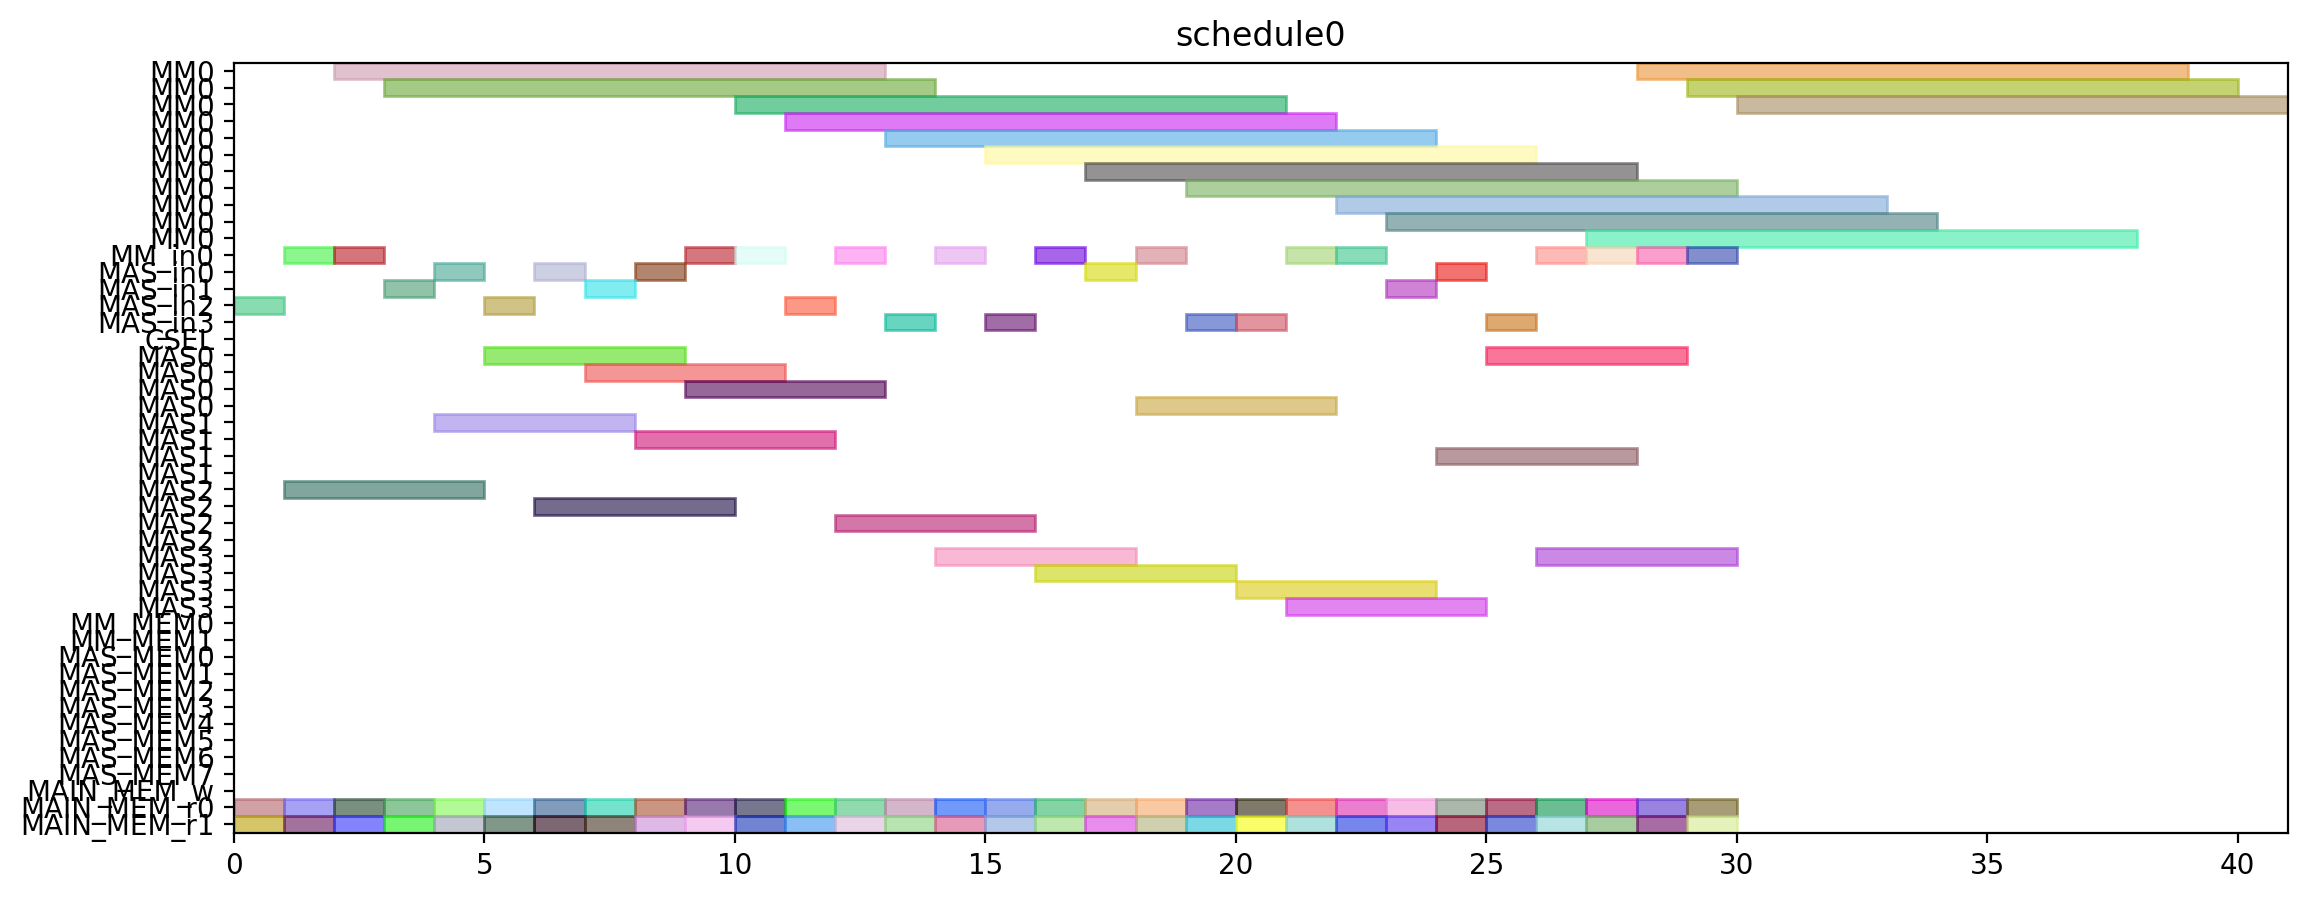

Here is the Python script that generated this plot:
from pyschedule import Scenario, solvers, plotters, alt


def solve():
	horizon = 120
	S = Scenario("schedule0", horizon=horizon)

	# resource
	MM = S.Resources('MM', num=1, size=11)
	MM_in = S.Resources('MM_in', num=1)
	MAS_in = S.Resources('MAS_in', num=4)
	CSEL = S.Resource('CSEL')
	MAS = S.Resources('MAS', num=4, size=4, periods=range(1, horizon))
	MM_MEM = S.Resources('MM_MEM', num=2)
	MAS_MEM = S.Resources('MAS_MEM', num=8)
	MAIN_MEM_w = S.Resource('MAIN_MEM_w', size=1)
	MAIN_MEM_r = S.Resources('MAIN_MEM_r', num=2)

	# result of previous scheduling

	# new tasks
	r1_t0 = S.Task('r1_t0', length=11, delay_cost=1)
	r1_t0 += alt(MM)
	r1_t0_in = S.Task('r1_t0_in', length=1, delay_cost=1)
	r1_t0_in += alt(MM_in)
	S += r1_t0_in*MM_in[0]<=r1_t0*MM[0]
	r1_t0_mem0 = S.Task('r1_t0_mem0', length=1, delay_cost=1)
	r1_t0_mem0 += MAIN_MEM_r[0]
	S += r1_t0_mem0 <= r1_t0

	r1_t0_mem1 = S.Task('r1_t0_mem1', length=1, delay_cost=1)
	r1_t0_mem1 += MAIN_MEM_r[1]
	S += r1_t0_mem1 <= r1_t0

	r1_t1 = S.Task('r1_t1', length=11, delay_cost=1)
	r1_t1 += alt(MM)
	r1_t1_in = S.Task('r1_t1_in', length=1, delay_cost=1)
	r1_t1_in += alt(MM_in)
	S += r1_t1_in*MM_in[0]<=r1_t1*MM[0]
	r1_t1_mem0 = S.Task('r1_t1_mem0', length=1, delay_cost=1)
	r1_t1_mem0 += MAIN_MEM_r[0]
	S += r1_t1_mem0 <= r1_t1

	r1_t1_mem1 = S.Task('r1_t1_mem1', length=1, delay_cost=1)
	r1_t1_mem1 += MAIN_MEM_r[1]
	S += r1_t1_mem1 <= r1_t1

	r1_t2 = S.Task('r1_t2', length=4, delay_cost=1)
	r1_t2 += alt(MAS)
	r1_t2_in = S.Task('r1_t2_in', length=1, delay_cost=1)
	r1_t2_in += alt(MAS_in)
	S += r1_t2_in*MAS_in[0]<=r1_t2*MAS[0]

	S += r1_t2_in*MAS_in[1]<=r1_t2*MAS[1]

	S += r1_t2_in*MAS_in[2]<=r1_t2*MAS[2]

	S += r1_t2_in*MAS_in[3]<=r1_t2*MAS[3]

	r1_t2_mem0 = S.Task('r1_t2_mem0', length=1, delay_cost=1)
	r1_t2_mem0 += MAIN_MEM_r[0]
	S += r1_t2_mem0 <= r1_t2

	r1_t2_mem1 = S.Task('r1_t2_mem1', length=1, delay_cost=1)
	r1_t2_mem1 += MAIN_MEM_r[1]
	S += r1_t2_mem1 <= r1_t2

	r1_t3 = S.Task('r1_t3', length=4, delay_cost=1)
	r1_t3 += alt(MAS)
	r1_t3_in = S.Task('r1_t3_in', length=1, delay_cost=1)
	r1_t3_in += alt(MAS_in)
	S += r1_t3_in*MAS_in[0]<=r1_t3*MAS[0]

	S += r1_t3_in*MAS_in[1]<=r1_t3*MAS[1]

	S += r1_t3_in*MAS_in[2]<=r1_t3*MAS[2]

	S += r1_t3_in*MAS_in[3]<=r1_t3*MAS[3]

	r1_t3_mem0 = S.Task('r1_t3_mem0', length=1, delay_cost=1)
	r1_t3_mem0 += MAIN_MEM_r[0]
	S += r1_t3_mem0 <= r1_t3

	r1_t3_mem1 = S.Task('r1_t3_mem1', length=1, delay_cost=1)
	r1_t3_mem1 += MAIN_MEM_r[1]
	S += r1_t3_mem1 <= r1_t3

	r3_t0 = S.Task('r3_t0', length=11, delay_cost=1)
	r3_t0 += alt(MM)
	r3_t0_in = S.Task('r3_t0_in', length=1, delay_cost=1)
	r3_t0_in += alt(MM_in)
	S += r3_t0_in*MM_in[0]<=r3_t0*MM[0]
	r3_t0_mem0 = S.Task('r3_t0_mem0', length=1, delay_cost=1)
	r3_t0_mem0 += MAIN_MEM_r[0]
	S += r3_t0_mem0 <= r3_t0

	r3_t0_mem1 = S.Task('r3_t0_mem1', length=1, delay_cost=1)
	r3_t0_mem1 += MAIN_MEM_r[1]
	S += r3_t0_mem1 <= r3_t0

	r3_t1 = S.Task('r3_t1', length=11, delay_cost=1)
	r3_t1 += alt(MM)
	r3_t1_in = S.Task('r3_t1_in', length=1, delay_cost=1)
	r3_t1_in += alt(MM_in)
	S += r3_t1_in*MM_in[0]<=r3_t1*MM[0]
	r3_t1_mem0 = S.Task('r3_t1_mem0', length=1, delay_cost=1)
	r3_t1_mem0 += MAIN_MEM_r[0]
	S += r3_t1_mem0 <= r3_t1

	r3_t1_mem1 = S.Task('r3_t1_mem1', length=1, delay_cost=1)
	r3_t1_mem1 += MAIN_MEM_r[1]
	S += r3_t1_mem1 <= r3_t1

	r3_t2 = S.Task('r3_t2', length=4, delay_cost=1)
	r3_t2 += alt(MAS)
	r3_t2_in = S.Task('r3_t2_in', length=1, delay_cost=1)
	r3_t2_in += alt(MAS_in)
	S += r3_t2_in*MAS_in[0]<=r3_t2*MAS[0]

	S += r3_t2_in*MAS_in[1]<=r3_t2*MAS[1]

	S += r3_t2_in*MAS_in[2]<=r3_t2*MAS[2]

	S += r3_t2_in*MAS_in[3]<=r3_t2*MAS[3]

	r3_t2_mem0 = S.Task('r3_t2_mem0', length=1, delay_cost=1)
	r3_t2_mem0 += MAIN_MEM_r[0]
	S += r3_t2_mem0 <= r3_t2

	r3_t2_mem1 = S.Task('r3_t2_mem1', length=1, delay_cost=1)
	r3_t2_mem1 += MAIN_MEM_r[1]
	S += r3_t2_mem1 <= r3_t2

	r3_t3 = S.Task('r3_t3', length=4, delay_cost=1)
	r3_t3 += alt(MAS)
	r3_t3_in = S.Task('r3_t3_in', length=1, delay_cost=1)
	r3_t3_in += alt(MAS_in)
	S += r3_t3_in*MAS_in[0]<=r3_t3*MAS[0]

	S += r3_t3_in*MAS_in[1]<=r3_t3*MAS[1]

	S += r3_t3_in*MAS_in[2]<=r3_t3*MAS[2]

	S += r3_t3_in*MAS_in[3]<=r3_t3*MAS[3]

	r3_t3_mem0 = S.Task('r3_t3_mem0', length=1, delay_cost=1)
	r3_t3_mem0 += MAIN_MEM_r[0]
	S += r3_t3_mem0 <= r3_t3

	r3_t3_mem1 = S.Task('r3_t3_mem1', length=1, delay_cost=1)
	r3_t3_mem1 += MAIN_MEM_r[1]
	S += r3_t3_mem1 <= r3_t3

	r4_t0 = S.Task('r4_t0', length=11, delay_cost=1)
	r4_t0 += alt(MM)
	r4_t0_in = S.Task('r4_t0_in', length=1, delay_cost=1)
	r4_t0_in += alt(MM_in)
	S += r4_t0_in*MM_in[0]<=r4_t0*MM[0]
	r4_t0_mem0 = S.Task('r4_t0_mem0', length=1, delay_cost=1)
	r4_t0_mem0 += MAIN_MEM_r[0]
	S += r4_t0_mem0 <= r4_t0

	r4_t0_mem1 = S.Task('r4_t0_mem1', length=1, delay_cost=1)
	r4_t0_mem1 += MAIN_MEM_r[1]
	S += r4_t0_mem1 <= r4_t0

	r4_t1 = S.Task('r4_t1', length=11, delay_cost=1)
	r4_t1 += alt(MM)
	r4_t1_in = S.Task('r4_t1_in', length=1, delay_cost=1)
	r4_t1_in += alt(MM_in)
	S += r4_t1_in*MM_in[0]<=r4_t1*MM[0]
	r4_t1_mem0 = S.Task('r4_t1_mem0', length=1, delay_cost=1)
	r4_t1_mem0 += MAIN_MEM_r[0]
	S += r4_t1_mem0 <= r4_t1

	r4_t1_mem1 = S.Task('r4_t1_mem1', length=1, delay_cost=1)
	r4_t1_mem1 += MAIN_MEM_r[1]
	S += r4_t1_mem1 <= r4_t1

	r4_t2 = S.Task('r4_t2', length=4, delay_cost=1)
	r4_t2 += alt(MAS)
	r4_t2_in = S.Task('r4_t2_in', length=1, delay_cost=1)
	r4_t2_in += alt(MAS_in)
	S += r4_t2_in*MAS_in[0]<=r4_t2*MAS[0]

	S += r4_t2_in*MAS_in[1]<=r4_t2*MAS[1]

	S += r4_t2_in*MAS_in[2]<=r4_t2*MAS[2]

	S += r4_t2_in*MAS_in[3]<=r4_t2*MAS[3]

	r4_t2_mem0 = S.Task('r4_t2_mem0', length=1, delay_cost=1)
	r4_t2_mem0 += MAIN_MEM_r[0]
	S += r4_t2_mem0 <= r4_t2

	r4_t2_mem1 = S.Task('r4_t2_mem1', length=1, delay_cost=1)
	r4_t2_mem1 += MAIN_MEM_r[1]
	S += r4_t2_mem1 <= r4_t2

	r4_t3 = S.Task('r4_t3', length=4, delay_cost=1)
	r4_t3 += alt(MAS)
	r4_t3_in = S.Task('r4_t3_in', length=1, delay_cost=1)
	r4_t3_in += alt(MAS_in)
	S += r4_t3_in*MAS_in[0]<=r4_t3*MAS[0]

	S += r4_t3_in*MAS_in[1]<=r4_t3*MAS[1]

	S += r4_t3_in*MAS_in[2]<=r4_t3*MAS[2]

	S += r4_t3_in*MAS_in[3]<=r4_t3*MAS[3]

	r4_t3_mem0 = S.Task('r4_t3_mem0', length=1, delay_cost=1)
	r4_t3_mem0 += MAIN_MEM_r[0]
	S += r4_t3_mem0 <= r4_t3

	r4_t3_mem1 = S.Task('r4_t3_mem1', length=1, delay_cost=1)
	r4_t3_mem1 += MAIN_MEM_r[1]
	S += r4_t3_mem1 <= r4_t3

	r5_t0 = S.Task('r5_t0', length=11, delay_cost=1)
	r5_t0 += alt(MM)
	r5_t0_in = S.Task('r5_t0_in', length=1, delay_cost=1)
	r5_t0_in += alt(MM_in)
	S += r5_t0_in*MM_in[0]<=r5_t0*MM[0]
	r5_t0_mem0 = S.Task('r5_t0_mem0', length=1, delay_cost=1)
	r5_t0_mem0 += MAIN_MEM_r[0]
	S += r5_t0_mem0 <= r5_t0

	r5_t0_mem1 = S.Task('r5_t0_mem1', length=1, delay_cost=1)
	r5_t0_mem1 += MAIN_MEM_r[1]
	S += r5_t0_mem1 <= r5_t0

	r5_t1 = S.Task('r5_t1', length=11, delay_cost=1)
	r5_t1 += alt(MM)
	r5_t1_in = S.Task('r5_t1_in', length=1, delay_cost=1)
	r5_t1_in += alt(MM_in)
	S += r5_t1_in*MM_in[0]<=r5_t1*MM[0]
	r5_t1_mem0 = S.Task('r5_t1_mem0', length=1, delay_cost=1)
	r5_t1_mem0 += MAIN_MEM_r[0]
	S += r5_t1_mem0 <= r5_t1

	r5_t1_mem1 = S.Task('r5_t1_mem1', length=1, delay_cost=1)
	r5_t1_mem1 += MAIN_MEM_r[1]
	S += r5_t1_mem1 <= r5_t1

	r5_t2 = S.Task('r5_t2', length=4, delay_cost=1)
	r5_t2 += alt(MAS)
	r5_t2_in = S.Task('r5_t2_in', length=1, delay_cost=1)
	r5_t2_in += alt(MAS_in)
	S += r5_t2_in*MAS_in[0]<=r5_t2*MAS[0]

	S += r5_t2_in*MAS_in[1]<=r5_t2*MAS[1]

	S += r5_t2_in*MAS_in[2]<=r5_t2*MAS[2]

	S += r5_t2_in*MAS_in[3]<=r5_t2*MAS[3]

	r5_t2_mem0 = S.Task('r5_t2_mem0', length=1, delay_cost=1)
	r5_t2_mem0 += MAIN_MEM_r[0]
	S += r5_t2_mem0 <= r5_t2

	r5_t2_mem1 = S.Task('r5_t2_mem1', length=1, delay_cost=1)
	r5_t2_mem1 += MAIN_MEM_r[1]
	S += r5_t2_mem1 <= r5_t2

	r5_t3 = S.Task('r5_t3', length=4, delay_cost=1)
	r5_t3 += alt(MAS)
	r5_t3_in = S.Task('r5_t3_in', length=1, delay_cost=1)
	r5_t3_in += alt(MAS_in)
	S += r5_t3_in*MAS_in[0]<=r5_t3*MAS[0]

	S += r5_t3_in*MAS_in[1]<=r5_t3*MAS[1]

	S += r5_t3_in*MAS_in[2]<=r5_t3*MAS[2]

	S += r5_t3_in*MAS_in[3]<=r5_t3*MAS[3]

	r5_t3_mem0 = S.Task('r5_t3_mem0', length=1, delay_cost=1)
	r5_t3_mem0 += MAIN_MEM_r[0]
	S += r5_t3_mem0 <= r5_t3

	r5_t3_mem1 = S.Task('r5_t3_mem1', length=1, delay_cost=1)
	r5_t3_mem1 += MAIN_MEM_r[1]
	S += r5_t3_mem1 <= r5_t3

	r6_t0 = S.Task('r6_t0', length=11, delay_cost=1)
	r6_t0 += alt(MM)
	r6_t0_in = S.Task('r6_t0_in', length=1, delay_cost=1)
	r6_t0_in += alt(MM_in)
	S += r6_t0_in*MM_in[0]<=r6_t0*MM[0]
	r6_t0_mem0 = S.Task('r6_t0_mem0', length=1, delay_cost=1)
	r6_t0_mem0 += MAIN_MEM_r[0]
	S += r6_t0_mem0 <= r6_t0

	r6_t0_mem1 = S.Task('r6_t0_mem1', length=1, delay_cost=1)
	r6_t0_mem1 += MAIN_MEM_r[1]
	S += r6_t0_mem1 <= r6_t0

	r6_t1 = S.Task('r6_t1', length=11, delay_cost=1)
	r6_t1 += alt(MM)
	r6_t1_in = S.Task('r6_t1_in', length=1, delay_cost=1)
	r6_t1_in += alt(MM_in)
	S += r6_t1_in*MM_in[0]<=r6_t1*MM[0]
	r6_t1_mem0 = S.Task('r6_t1_mem0', length=1, delay_cost=1)
	r6_t1_mem0 += MAIN_MEM_r[0]
	S += r6_t1_mem0 <= r6_t1

	r6_t1_mem1 = S.Task('r6_t1_mem1', length=1, delay_cost=1)
	r6_t1_mem1 += MAIN_MEM_r[1]
	S += r6_t1_mem1 <= r6_t1

	r6_t2 = S.Task('r6_t2', length=4, delay_cost=1)
	r6_t2 += alt(MAS)
	r6_t2_in = S.Task('r6_t2_in', length=1, delay_cost=1)
	r6_t2_in += alt(MAS_in)
	S += r6_t2_in*MAS_in[0]<=r6_t2*MAS[0]

	S += r6_t2_in*MAS_in[1]<=r6_t2*MAS[1]

	S += r6_t2_in*MAS_in[2]<=r6_t2*MAS[2]

	S += r6_t2_in*MAS_in[3]<=r6_t2*MAS[3]

	r6_t2_mem0 = S.Task('r6_t2_mem0', length=1, delay_cost=1)
	r6_t2_mem0 += MAIN_MEM_r[0]
	S += r6_t2_mem0 <= r6_t2

	r6_t2_mem1 = S.Task('r6_t2_mem1', length=1, delay_cost=1)
	r6_t2_mem1 += MAIN_MEM_r[1]
	S += r6_t2_mem1 <= r6_t2

	r6_t3 = S.Task('r6_t3', length=4, delay_cost=1)
	r6_t3 += alt(MAS)
	r6_t3_in = S.Task('r6_t3_in', length=1, delay_cost=1)
	r6_t3_in += alt(MAS_in)
	S += r6_t3_in*MAS_in[0]<=r6_t3*MAS[0]

	S += r6_t3_in*MAS_in[1]<=r6_t3*MAS[1]

	S += r6_t3_in*MAS_in[2]<=r6_t3*MAS[2]

	S += r6_t3_in*MAS_in[3]<=r6_t3*MAS[3]

	r6_t3_mem0 = S.Task('r6_t3_mem0', length=1, delay_cost=1)
	r6_t3_mem0 += MAIN_MEM_r[0]
	S += r6_t3_mem0 <= r6_t3

	r6_t3_mem1 = S.Task('r6_t3_mem1', length=1, delay_cost=1)
	r6_t3_mem1 += MAIN_MEM_r[1]
	S += r6_t3_mem1 <= r6_t3

	r9_t2 = S.Task('r9_t2', length=4, delay_cost=1)
	r9_t2 += alt(MAS)
	r9_t2_in = S.Task('r9_t2_in', length=1, delay_cost=1)
	r9_t2_in += alt(MAS_in)
	S += r9_t2_in*MAS_in[0]<=r9_t2*MAS[0]

	S += r9_t2_in*MAS_in[1]<=r9_t2*MAS[1]

	S += r9_t2_in*MAS_in[2]<=r9_t2*MAS[2]

	S += r9_t2_in*MAS_in[3]<=r9_t2*MAS[3]

	r9_t2_mem0 = S.Task('r9_t2_mem0', length=1, delay_cost=1)
	r9_t2_mem0 += MAIN_MEM_r[0]
	S += r9_t2_mem0 <= r9_t2

	r9_t2_mem1 = S.Task('r9_t2_mem1', length=1, delay_cost=1)
	r9_t2_mem1 += MAIN_MEM_r[1]
	S += r9_t2_mem1 <= r9_t2

	r12_t0 = S.Task('r12_t0', length=11, delay_cost=1)
	r12_t0 += alt(MM)
	r12_t0_in = S.Task('r12_t0_in', length=1, delay_cost=1)
	r12_t0_in += alt(MM_in)
	S += r12_t0_in*MM_in[0]<=r12_t0*MM[0]
	r12_t0_mem0 = S.Task('r12_t0_mem0', length=1, delay_cost=1)
	r12_t0_mem0 += MAIN_MEM_r[0]
	S += r12_t0_mem0 <= r12_t0

	r12_t0_mem1 = S.Task('r12_t0_mem1', length=1, delay_cost=1)
	r12_t0_mem1 += MAIN_MEM_r[1]
	S += r12_t0_mem1 <= r12_t0

	r12_t1 = S.Task('r12_t1', length=11, delay_cost=1)
	r12_t1 += alt(MM)
	r12_t1_in = S.Task('r12_t1_in', length=1, delay_cost=1)
	r12_t1_in += alt(MM_in)
	S += r12_t1_in*MM_in[0]<=r12_t1*MM[0]
	r12_t1_mem0 = S.Task('r12_t1_mem0', length=1, delay_cost=1)
	r12_t1_mem0 += MAIN_MEM_r[0]
	S += r12_t1_mem0 <= r12_t1

	r12_t1_mem1 = S.Task('r12_t1_mem1', length=1, delay_cost=1)
	r12_t1_mem1 += MAIN_MEM_r[1]
	S += r12_t1_mem1 <= r12_t1

	r12_t2 = S.Task('r12_t2', length=4, delay_cost=1)
	r12_t2 += alt(MAS)
	r12_t2_in = S.Task('r12_t2_in', length=1, delay_cost=1)
	r12_t2_in += alt(MAS_in)
	S += r12_t2_in*MAS_in[0]<=r12_t2*MAS[0]

	S += r12_t2_in*MAS_in[1]<=r12_t2*MAS[1]

	S += r12_t2_in*MAS_in[2]<=r12_t2*MAS[2]

	S += r12_t2_in*MAS_in[3]<=r12_t2*MAS[3]

	r12_t2_mem0 = S.Task('r12_t2_mem0', length=1, delay_cost=1)
	r12_t2_mem0 += MAIN_MEM_r[0]
	S += r12_t2_mem0 <= r12_t2

	r12_t2_mem1 = S.Task('r12_t2_mem1', length=1, delay_cost=1)
	r12_t2_mem1 += MAIN_MEM_r[1]
	S += r12_t2_mem1 <= r12_t2

	r12_t3 = S.Task('r12_t3', length=4, delay_cost=1)
	r12_t3 += alt(MAS)
	r12_t3_in = S.Task('r12_t3_in', length=1, delay_cost=1)
	r12_t3_in += alt(MAS_in)
	S += r12_t3_in*MAS_in[0]<=r12_t3*MAS[0]

	S += r12_t3_in*MAS_in[1]<=r12_t3*MAS[1]

	S += r12_t3_in*MAS_in[2]<=r12_t3*MAS[2]

	S += r12_t3_in*MAS_in[3]<=r12_t3*MAS[3]

	r12_t3_mem0 = S.Task('r12_t3_mem0', length=1, delay_cost=1)
	r12_t3_mem0 += MAIN_MEM_r[0]
	S += r12_t3_mem0 <= r12_t3

	r12_t3_mem1 = S.Task('r12_t3_mem1', length=1, delay_cost=1)
	r12_t3_mem1 += MAIN_MEM_r[1]
	S += r12_t3_mem1 <= r12_t3

	r13_t0 = S.Task('r13_t0', length=11, delay_cost=1)
	r13_t0 += alt(MM)
	r13_t0_in = S.Task('r13_t0_in', length=1, delay_cost=1)
	r13_t0_in += alt(MM_in)
	S += r13_t0_in*MM_in[0]<=r13_t0*MM[0]
	r13_t0_mem0 = S.Task('r13_t0_mem0', length=1, delay_cost=1)
	r13_t0_mem0 += MAIN_MEM_r[0]
	S += r13_t0_mem0 <= r13_t0

	r13_t0_mem1 = S.Task('r13_t0_mem1', length=1, delay_cost=1)
	r13_t0_mem1 += MAIN_MEM_r[1]
	S += r13_t0_mem1 <= r13_t0

	r13_t1 = S.Task('r13_t1', length=11, delay_cost=1)
	r13_t1 += alt(MM)
	r13_t1_in = S.Task('r13_t1_in', length=1, delay_cost=1)
	r13_t1_in += alt(MM_in)
	S += r13_t1_in*MM_in[0]<=r13_t1*MM[0]
	r13_t1_mem0 = S.Task('r13_t1_mem0', length=1, delay_cost=1)
	r13_t1_mem0 += MAIN_MEM_r[0]
	S += r13_t1_mem0 <= r13_t1

	r13_t1_mem1 = S.Task('r13_t1_mem1', length=1, delay_cost=1)
	r13_t1_mem1 += MAIN_MEM_r[1]
	S += r13_t1_mem1 <= r13_t1

	r13_t2 = S.Task('r13_t2', length=4, delay_cost=1)
	r13_t2 += alt(MAS)
	r13_t2_in = S.Task('r13_t2_in', length=1, delay_cost=1)
	r13_t2_in += alt(MAS_in)
	S += r13_t2_in*MAS_in[0]<=r13_t2*MAS[0]

	S += r13_t2_in*MAS_in[1]<=r13_t2*MAS[1]

	S += r13_t2_in*MAS_in[2]<=r13_t2*MAS[2]

	S += r13_t2_in*MAS_in[3]<=r13_t2*MAS[3]

	r13_t2_mem0 = S.Task('r13_t2_mem0', length=1, delay_cost=1)
	r13_t2_mem0 += MAIN_MEM_r[0]
	S += r13_t2_mem0 <= r13_t2

	r13_t2_mem1 = S.Task('r13_t2_mem1', length=1, delay_cost=1)
	r13_t2_mem1 += MAIN_MEM_r[1]
	S += r13_t2_mem1 <= r13_t2

	r13_t3 = S.Task('r13_t3', length=4, delay_cost=1)
	r13_t3 += alt(MAS)
	r13_t3_in = S.Task('r13_t3_in', length=1, delay_cost=1)
	r13_t3_in += alt(MAS_in)
	S += r13_t3_in*MAS_in[0]<=r13_t3*MAS[0]

	S += r13_t3_in*MAS_in[1]<=r13_t3*MAS[1]

	S += r13_t3_in*MAS_in[2]<=r13_t3*MAS[2]

	S += r13_t3_in*MAS_in[3]<=r13_t3*MAS[3]

	r13_t3_mem0 = S.Task('r13_t3_mem0', length=1, delay_cost=1)
	r13_t3_mem0 += MAIN_MEM_r[0]
	S += r13_t3_mem0 <= r13_t3

	r13_t3_mem1 = S.Task('r13_t3_mem1', length=1, delay_cost=1)
	r13_t3_mem1 += MAIN_MEM_r[1]
	S += r13_t3_mem1 <= r13_t3

	r16_t3 = S.Task('r16_t3', length=4, delay_cost=1)
	r16_t3 += alt(MAS)
	r16_t3_in = S.Task('r16_t3_in', length=1, delay_cost=1)
	r16_t3_in += alt(MAS_in)
	S += r16_t3_in*MAS_in[0]<=r16_t3*MAS[0]

	S += r16_t3_in*MAS_in[1]<=r16_t3*MAS[1]

	S += r16_t3_in*MAS_in[2]<=r16_t3*MAS[2]

	S += r16_t3_in*MAS_in[3]<=r16_t3*MAS[3]

	r16_t3_mem0 = S.Task('r16_t3_mem0', length=1, delay_cost=1)
	r16_t3_mem0 += MAIN_MEM_r[0]
	S += r16_t3_mem0 <= r16_t3

	r16_t3_mem1 = S.Task('r16_t3_mem1', length=1, delay_cost=1)
	r16_t3_mem1 += MAIN_MEM_r[1]
	S += r16_t3_mem1 <= r16_t3

	solvers.mip.solve(S,msg=1,kind='CPLEX',ratio_gap=1.01)

	solution = [['hoge']*len(S.solution()[1]) for i in range(len(S.solution()))]
	for i in range(len(S.solution())):
		for j in range(len(S.solution()[i])):
			solution[i][j]=str(S.solution()[i][j])
	print(solution)

	cycles = int(solution[-1][3])

	pic_file_name = "/mnt/rose/usr1/fukuda/ABE/multiRAM_multiMAS_16mux/scheduling_result/stage11MM1_stage4MAS4/EP2_YRECOVER/schedule0.png"
	if(S.solution() != []):
		plotters.matplotlib.plot(S,img_filename=pic_file_name, show_task_labels=False, fig_size=(cycles*0.25+3, 5))

	return solution
